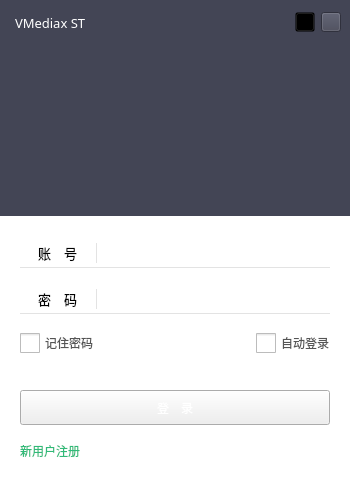
<?xml version="1.0" encoding="UTF-8"?>
<ui version="4.0">
 <class>STLoginClass</class>
 <widget class="QWidget" name="STLoginClass">
  <property name="geometry">
   <rect>
    <x>0</x>
    <y>0</y>
    <width>350</width>
    <height>480</height>
   </rect>
  </property>
  <property name="minimumSize">
   <size>
    <width>350</width>
    <height>480</height>
   </size>
  </property>
  <property name="maximumSize">
   <size>
    <width>350</width>
    <height>480</height>
   </size>
  </property>
  <property name="windowTitle">
   <string>STLogin</string>
  </property>
  <layout class="QVBoxLayout" name="verticalLayout" stretch="9,11">
   <property name="spacing">
    <number>0</number>
   </property>
   <property name="leftMargin">
    <number>0</number>
   </property>
   <property name="topMargin">
    <number>0</number>
   </property>
   <property name="rightMargin">
    <number>0</number>
   </property>
   <property name="bottomMargin">
    <number>0</number>
   </property>
   <item>
    <widget class="QWidget" name="widTop" native="true">
     <property name="styleSheet">
      <string notr="true">background-color: #434555;</string>
     </property>
     <layout class="QVBoxLayout" name="verticalLayout_2">
      <property name="spacing">
       <number>0</number>
      </property>
      <property name="leftMargin">
       <number>0</number>
      </property>
      <property name="topMargin">
       <number>0</number>
      </property>
      <property name="rightMargin">
       <number>0</number>
      </property>
      <property name="bottomMargin">
       <number>0</number>
      </property>
      <item>
       <widget class="QWidget" name="widTitle" native="true">
        <property name="minimumSize">
         <size>
          <width>0</width>
          <height>45</height>
         </size>
        </property>
        <property name="maximumSize">
         <size>
          <width>16777215</width>
          <height>45</height>
         </size>
        </property>
        <property name="styleSheet">
         <string notr="true"/>
        </property>
        <layout class="QHBoxLayout" name="horizontalLayout_10">
         <property name="spacing">
          <number>0</number>
         </property>
         <property name="leftMargin">
          <number>15</number>
         </property>
         <property name="topMargin">
          <number>0</number>
         </property>
         <property name="rightMargin">
          <number>0</number>
         </property>
         <property name="bottomMargin">
          <number>0</number>
         </property>
         <item>
          <widget class="QLabel" name="label_3">
           <property name="font">
            <font>
             <family>微软雅黑</family>
             <pointsize>10</pointsize>
            </font>
           </property>
           <property name="styleSheet">
            <string notr="true">color: rgb(255, 255, 255);</string>
           </property>
           <property name="text">
            <string>VMediax ST</string>
           </property>
          </widget>
         </item>
         <item>
          <spacer name="horizontalSpacer_5">
           <property name="orientation">
            <enum>Qt::Horizontal</enum>
           </property>
           <property name="sizeHint" stdset="0">
            <size>
             <width>448</width>
             <height>20</height>
            </size>
           </property>
          </spacer>
         </item>
         <item>
          <widget class="QWidget" name="widget_17" native="true">
           <layout class="QHBoxLayout" name="horizontalLayout_9">
            <property name="topMargin">
             <number>0</number>
            </property>
            <property name="bottomMargin">
             <number>0</number>
            </property>
            <item>
             <widget class="QPushButton" name="pbMinimum">
              <property name="minimumSize">
               <size>
                <width>20</width>
                <height>20</height>
               </size>
              </property>
              <property name="maximumSize">
               <size>
                <width>20</width>
                <height>20</height>
               </size>
              </property>
              <property name="styleSheet">
               <string notr="true">QPushButton{
	background: transparent;
	border-image: url(:/STSample/Resources/images/minimum.png);}

QPushButton:hover:!pressed {
	background-color: rgb(218, 218, 218);
}</string>
              </property>
              <property name="text">
               <string/>
              </property>
             </widget>
            </item>
            <item>
             <widget class="QPushButton" name="pbClose">
              <property name="minimumSize">
               <size>
                <width>20</width>
                <height>20</height>
               </size>
              </property>
              <property name="maximumSize">
               <size>
                <width>20</width>
                <height>20</height>
               </size>
              </property>
              <property name="styleSheet">
               <string notr="true">
QPushButton{border-image: url(:/STSample/Resources/images/close.png);}

QPushButton:hover:!pressed {
	
	background-color: #ff6741;
}</string>
              </property>
              <property name="text">
               <string/>
              </property>
             </widget>
            </item>
           </layout>
          </widget>
         </item>
        </layout>
       </widget>
      </item>
      <item>
       <widget class="QWidget" name="widget_2" native="true">
        <layout class="QHBoxLayout" name="horizontalLayout_6">
         <item>
          <spacer name="horizontalSpacer_3">
           <property name="orientation">
            <enum>Qt::Horizontal</enum>
           </property>
           <property name="sizeHint" stdset="0">
            <size>
             <width>98</width>
             <height>20</height>
            </size>
           </property>
          </spacer>
         </item>
         <item>
          <widget class="QWidget" name="widget_7" native="true">
           <layout class="QVBoxLayout" name="verticalLayout_4">
            <item>
             <spacer name="verticalSpacer_2">
              <property name="orientation">
               <enum>Qt::Vertical</enum>
              </property>
              <property name="sizeHint" stdset="0">
               <size>
                <width>20</width>
                <height>8</height>
               </size>
              </property>
             </spacer>
            </item>
            <item>
             <widget class="QLabel" name="lblUserPic">
              <property name="minimumSize">
               <size>
                <width>100</width>
                <height>100</height>
               </size>
              </property>
              <property name="maximumSize">
               <size>
                <width>100</width>
                <height>100</height>
               </size>
              </property>
              <property name="styleSheet">
               <string notr="true">border-image: url(:/STSample/Resources/images/account.png);</string>
              </property>
              <property name="text">
               <string/>
              </property>
             </widget>
            </item>
            <item>
             <spacer name="verticalSpacer_3">
              <property name="orientation">
               <enum>Qt::Vertical</enum>
              </property>
              <property name="sizeHint" stdset="0">
               <size>
                <width>20</width>
                <height>9</height>
               </size>
              </property>
             </spacer>
            </item>
           </layout>
          </widget>
         </item>
         <item>
          <spacer name="horizontalSpacer_4">
           <property name="orientation">
            <enum>Qt::Horizontal</enum>
           </property>
           <property name="sizeHint" stdset="0">
            <size>
             <width>98</width>
             <height>20</height>
            </size>
           </property>
          </spacer>
         </item>
        </layout>
       </widget>
      </item>
     </layout>
    </widget>
   </item>
   <item>
    <widget class="QWidget" name="widBottom" native="true">
     <property name="styleSheet">
      <string notr="true">QWidget#widBottom {background-color: #ffffff;}</string>
     </property>
     <layout class="QVBoxLayout" name="verticalLayout_3">
      <property name="spacing">
       <number>0</number>
      </property>
      <property name="leftMargin">
       <number>0</number>
      </property>
      <property name="topMargin">
       <number>10</number>
      </property>
      <property name="rightMargin">
       <number>0</number>
      </property>
      <property name="bottomMargin">
       <number>0</number>
      </property>
      <item>
       <widget class="QWidget" name="widget" native="true">
        <layout class="QHBoxLayout" name="horizontalLayout">
         <property name="spacing">
          <number>0</number>
         </property>
         <property name="leftMargin">
          <number>20</number>
         </property>
         <property name="topMargin">
          <number>10</number>
         </property>
         <property name="rightMargin">
          <number>20</number>
         </property>
         <property name="bottomMargin">
          <number>5</number>
         </property>
         <item>
          <widget class="QWidget" name="widget_8" native="true">
           <property name="minimumSize">
            <size>
             <width>0</width>
             <height>30</height>
            </size>
           </property>
           <property name="maximumSize">
            <size>
             <width>16777215</width>
             <height>30</height>
            </size>
           </property>
           <property name="styleSheet">
            <string notr="true">QWidget#widget_8{border: 0px;border-bottom: 1px solid #e3e3e3;}
</string>
           </property>
           <layout class="QHBoxLayout" name="horizontalLayout_7">
            <property name="leftMargin">
             <number>5</number>
            </property>
            <property name="topMargin">
             <number>5</number>
            </property>
            <property name="rightMargin">
             <number>5</number>
            </property>
            <property name="bottomMargin">
             <number>5</number>
            </property>
            <item>
             <widget class="QLabel" name="label">
              <property name="font">
               <font>
                <family>微软雅黑</family>
                <pointsize>10</pointsize>
               </font>
              </property>
              <property name="styleSheet">
               <string notr="true"/>
              </property>
              <property name="text">
               <string>　账　号　</string>
              </property>
             </widget>
            </item>
            <item>
             <widget class="QWidget" name="widget_9" native="true">
              <property name="minimumSize">
               <size>
                <width>10</width>
                <height>0</height>
               </size>
              </property>
              <property name="maximumSize">
               <size>
                <width>10</width>
                <height>16777215</height>
               </size>
              </property>
              <property name="font">
               <font>
                <family>Adobe Arabic</family>
               </font>
              </property>
              <property name="styleSheet">
               <string notr="true">border: 0px;border-left: 1px solid #e3e3e3;
</string>
              </property>
             </widget>
            </item>
           </layout>
          </widget>
         </item>
         <item>
          <widget class="QLineEdit" name="leUserName">
           <property name="minimumSize">
            <size>
             <width>0</width>
             <height>30</height>
            </size>
           </property>
           <property name="maximumSize">
            <size>
             <width>16777215</width>
             <height>30</height>
            </size>
           </property>
           <property name="font">
            <font>
             <family>微软雅黑</family>
             <pointsize>11</pointsize>
            </font>
           </property>
           <property name="styleSheet">
            <string notr="true">border: 0px;border-bottom: 1px solid #e3e3e3;
</string>
           </property>
           <property name="maxLength">
            <number>20</number>
           </property>
          </widget>
         </item>
        </layout>
       </widget>
      </item>
      <item>
       <widget class="QWidget" name="widget_3" native="true">
        <layout class="QHBoxLayout" name="horizontalLayout_2">
         <property name="spacing">
          <number>0</number>
         </property>
         <property name="leftMargin">
          <number>20</number>
         </property>
         <property name="topMargin">
          <number>5</number>
         </property>
         <property name="rightMargin">
          <number>20</number>
         </property>
         <property name="bottomMargin">
          <number>5</number>
         </property>
         <item>
          <widget class="QWidget" name="widget_10" native="true">
           <property name="minimumSize">
            <size>
             <width>0</width>
             <height>30</height>
            </size>
           </property>
           <property name="maximumSize">
            <size>
             <width>16777215</width>
             <height>30</height>
            </size>
           </property>
           <property name="styleSheet">
            <string notr="true">QWidget#widget_10{border: 0px;border-bottom: 1px solid #e3e3e3;}
</string>
           </property>
           <layout class="QHBoxLayout" name="horizontalLayout_8">
            <property name="leftMargin">
             <number>5</number>
            </property>
            <property name="topMargin">
             <number>5</number>
            </property>
            <property name="rightMargin">
             <number>5</number>
            </property>
            <property name="bottomMargin">
             <number>5</number>
            </property>
            <item>
             <widget class="QLabel" name="label_2">
              <property name="font">
               <font>
                <family>微软雅黑</family>
                <pointsize>10</pointsize>
               </font>
              </property>
              <property name="text">
               <string>　密　码　</string>
              </property>
             </widget>
            </item>
            <item>
             <widget class="QWidget" name="widget_11" native="true">
              <property name="minimumSize">
               <size>
                <width>10</width>
                <height>0</height>
               </size>
              </property>
              <property name="maximumSize">
               <size>
                <width>10</width>
                <height>16777215</height>
               </size>
              </property>
              <property name="styleSheet">
               <string notr="true">border: 0px;border-left: 1px solid #e3e3e3;
</string>
              </property>
             </widget>
            </item>
           </layout>
          </widget>
         </item>
         <item>
          <widget class="QLineEdit" name="lePasswd">
           <property name="minimumSize">
            <size>
             <width>0</width>
             <height>30</height>
            </size>
           </property>
           <property name="maximumSize">
            <size>
             <width>16777215</width>
             <height>30</height>
            </size>
           </property>
           <property name="font">
            <font>
             <family>微软雅黑</family>
             <pointsize>11</pointsize>
            </font>
           </property>
           <property name="styleSheet">
            <string notr="true">border: 0px;border-bottom: 1px solid #e3e3e3;
</string>
           </property>
           <property name="maxLength">
            <number>20</number>
           </property>
           <property name="echoMode">
            <enum>QLineEdit::Password</enum>
           </property>
          </widget>
         </item>
        </layout>
       </widget>
      </item>
      <item>
       <widget class="QWidget" name="widget_4" native="true">
        <layout class="QHBoxLayout" name="horizontalLayout_3">
         <property name="spacing">
          <number>0</number>
         </property>
         <property name="leftMargin">
          <number>20</number>
         </property>
         <property name="topMargin">
          <number>10</number>
         </property>
         <property name="rightMargin">
          <number>20</number>
         </property>
         <property name="bottomMargin">
          <number>30</number>
         </property>
         <item>
          <widget class="QCheckBox" name="cbRemeberPasswd">
           <property name="font">
            <font>
             <family>微软雅黑</family>
            </font>
           </property>
           <property name="styleSheet">
            <string notr="true">QCheckBox {
    spacing: 5px;
	color: #555555;
}

QCheckBox::indicator {
    width: 20px;
    height: 20px;
}

QCheckBox::indicator:unchecked {
	
	image: url(:/STSample/Resources/images/checkbox_unchecked.png);
}

QCheckBox::indicator:checked {
    image: url(:/STSample/Resources/images/checkbox_checked.png);
}
</string>
           </property>
           <property name="text">
            <string>记住密码</string>
           </property>
          </widget>
         </item>
         <item>
          <spacer name="horizontalSpacer">
           <property name="orientation">
            <enum>Qt::Horizontal</enum>
           </property>
           <property name="sizeHint" stdset="0">
            <size>
             <width>161</width>
             <height>20</height>
            </size>
           </property>
          </spacer>
         </item>
         <item>
          <widget class="QCheckBox" name="cbAutoLogin">
           <property name="maximumSize">
            <size>
             <width>16777215</width>
             <height>16777215</height>
            </size>
           </property>
           <property name="font">
            <font>
             <family>微软雅黑</family>
            </font>
           </property>
           <property name="layoutDirection">
            <enum>Qt::LeftToRight</enum>
           </property>
           <property name="styleSheet">
            <string notr="true">QCheckBox {
    spacing: 5px;
	color: #555555;
}

QCheckBox::indicator {
    width: 20px;
    height: 20px;
}

QCheckBox::indicator:unchecked {
	
	image: url(:/STSample/Resources/images/checkbox_unchecked.png);
}

QCheckBox::indicator:checked {
    image: url(:/STSample/Resources/images/checkbox_checked.png);
}
</string>
           </property>
           <property name="text">
            <string>自动登录</string>
           </property>
          </widget>
         </item>
        </layout>
       </widget>
      </item>
      <item>
       <widget class="QWidget" name="widget_5" native="true">
        <layout class="QHBoxLayout" name="horizontalLayout_4">
         <property name="spacing">
          <number>0</number>
         </property>
         <property name="leftMargin">
          <number>20</number>
         </property>
         <property name="topMargin">
          <number>0</number>
         </property>
         <property name="rightMargin">
          <number>20</number>
         </property>
         <property name="bottomMargin">
          <number>0</number>
         </property>
         <item>
          <widget class="QPushButton" name="pbLogin">
           <property name="minimumSize">
            <size>
             <width>0</width>
             <height>35</height>
            </size>
           </property>
           <property name="maximumSize">
            <size>
             <width>16777215</width>
             <height>35</height>
            </size>
           </property>
           <property name="styleSheet">
            <string notr="true">

QPushButton {
	color: rgb(255, 255, 255);
	font:11pt &quot;微软雅黑&quot;;
	border-image: url(:/STSample/Resources/images/green.png);
}
QPushButton:hover:!pressed {
	border-image: url(:/STSample/Resources/images/green_focus.png);
}</string>
           </property>
           <property name="text">
            <string>登　录</string>
           </property>
          </widget>
         </item>
        </layout>
       </widget>
      </item>
      <item>
       <widget class="QWidget" name="widget_6" native="true">
        <layout class="QHBoxLayout" name="horizontalLayout_5">
         <property name="spacing">
          <number>0</number>
         </property>
         <property name="leftMargin">
          <number>20</number>
         </property>
         <property name="topMargin">
          <number>0</number>
         </property>
         <property name="rightMargin">
          <number>20</number>
         </property>
         <item>
          <widget class="QPushButton" name="pb2Regist">
           <property name="styleSheet">
            <string notr="true">

QPushButton {
	color: #30ba78;
	font:9pt &quot;微软雅黑&quot;;
    background-repeat:no-repeat;
    border:none;
}
QPushButton:hover:!pressed {
	color: #6dcea0;
}</string>
           </property>
           <property name="text">
            <string>新用户注册</string>
           </property>
           <property name="flat">
            <bool>true</bool>
           </property>
          </widget>
         </item>
         <item>
          <spacer name="horizontalSpacer_2">
           <property name="orientation">
            <enum>Qt::Horizontal</enum>
           </property>
           <property name="sizeHint" stdset="0">
            <size>
             <width>247</width>
             <height>20</height>
            </size>
           </property>
          </spacer>
         </item>
        </layout>
       </widget>
      </item>
     </layout>
    </widget>
   </item>
  </layout>
 </widget>
 <resources>
  <include location="stsample.qrc"/>
 </resources>
 <connections/>
</ui>
